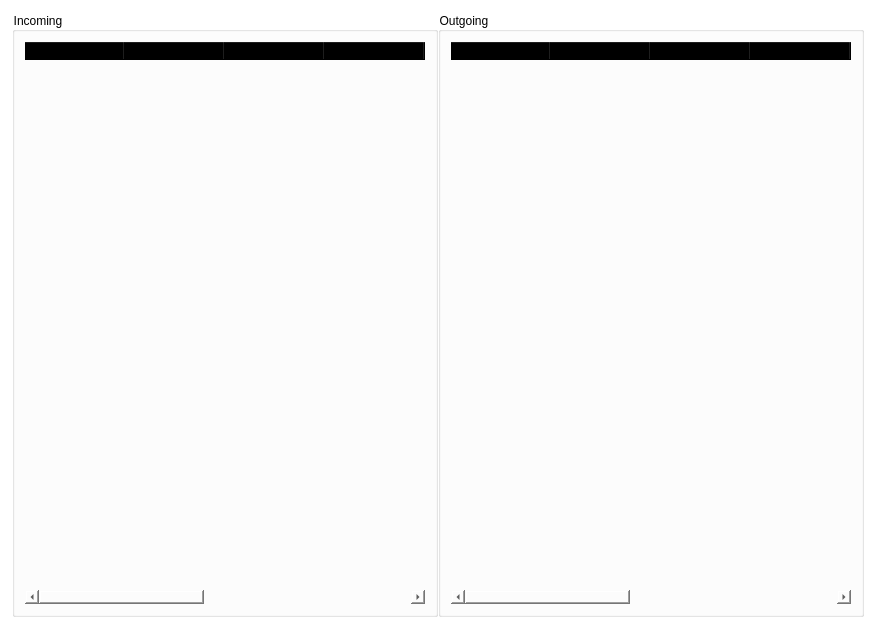
                     <widget class="QWidget" name="widget_retranslator">
                      <property name="styleSheet">
                       <string notr="true">background: transparent;</string>
                      </property>
                      <layout class="QHBoxLayout" name="horizontalLayout_8">
                       <item>
                        <widget class="QFrame" name="frame_main">
                         <property name="frameShape">
                          <enum>QFrame::StyledPanel</enum>
                         </property>
                         <property name="frameShadow">
                          <enum>QFrame::Raised</enum>
                         </property>
                         <layout class="QHBoxLayout" name="horizontalLayout_6">
                          <property name="spacing">
                           <number>0</number>
                          </property>
                          <property name="leftMargin">
                           <number>0</number>
                          </property>
                          <property name="topMargin">
                           <number>0</number>
                          </property>
                          <property name="rightMargin">
                           <number>0</number>
                          </property>
                          <property name="bottomMargin">
                           <number>0</number>
                          </property>
                          <item>
                           <widget class="QGroupBox" name="groupBox_right">
                            <property name="minimumSize">
                             <size>
                              <width>426</width>
                              <height>605</height>
                             </size>
                            </property>
                            <property name="title">
                             <string>Incoming</string>
                            </property>
                            <layout class="QHBoxLayout" name="horizontalLayout_7">
                             <item>
                              <widget class="QTableWidget" name="tableWidget_left">
                               <property name="font">
                                <font>
                                 <family>Segoe UI</family>
                                 <pointsize>10</pointsize>
                                 <italic>false</italic>
                                 <bold>false</bold>
                                </font>
                               </property>
                               <property name="contextMenuPolicy">
                                <enum>Qt::NoContextMenu</enum>
                               </property>
                               <property name="sizeAdjustPolicy">
                                <enum>QAbstractScrollArea::AdjustIgnored</enum>
                               </property>
                               <property name="editTriggers">
                                <set>QAbstractItemView::SelectedClicked</set>
                               </property>
                               <property name="tabKeyNavigation">
                                <bool>false</bool>
                               </property>
                               <property name="showDropIndicator" stdset="0">
                                <bool>false</bool>
                               </property>
                               <property name="dragDropOverwriteMode">
                                <bool>false</bool>
                               </property>
                               <property name="selectionMode">
                                <enum>QAbstractItemView::NoSelection</enum>
                               </property>
                               <property name="wordWrap">
                                <bool>false</bool>
                               </property>
                               <property name="cornerButtonEnabled">
                                <bool>false</bool>
                               </property>
                               <property name="columnCount">
                                <number>9</number>
                               </property>
                               <column>
                                <property name="text">
                                 <string>Time</string>
                                </property>
                               </column>
                               <column>
                                <property name="text">
                                 <string>Number</string>
                                </property>
                               </column>
                               <column>
                                <property name="text">
                                 <string>Line</string>
                                </property>
                               </column>
                               <column>
                                <property name="text">
                                 <string>Event type</string>
                                </property>
                               </column>
                               <column>
                                <property name="text">
                                 <string>Message</string>
                                </property>
                               </column>
                               <column>
                                <property name="text">
                                 <string>Group</string>
                                </property>
                               </column>
                               <column>
                                <property name="text">
                                 <string>Message</string>
                                </property>
                               </column>
                               <column>
                                <property name="text">
                                 <string>IP</string>
                                </property>
                               </column>
                               <column>
                                <property name="text">
                                 <string>Status</string>
                                </property>
                               </column>
                              </widget>
                             </item>
                            </layout>
                           </widget>
                          </item>
                          <item>
                           <widget class="QGroupBox" name="groupBox_left">
                            <property name="minimumSize">
                             <size>
                              <width>426</width>
                              <height>605</height>
                             </size>
                            </property>
                            <property name="title">
                             <string>Outgoing</string>
                            </property>
                            <layout class="QGridLayout" name="gridLayout_2">
                             <item row="0" column="0">
                              <widget class="QTableWidget" name="tableWidget_right_2">
                               <property name="font">
                                <font>
                                 <family>Segoe UI</family>
                                 <pointsize>10</pointsize>
                                 <italic>false</italic>
                                 <bold>false</bold>
                                </font>
                               </property>
                               <property name="contextMenuPolicy">
                                <enum>Qt::NoContextMenu</enum>
                               </property>
                               <property name="autoFillBackground">
                                <bool>true</bool>
                               </property>
                               <property name="sizeAdjustPolicy">
                                <enum>QAbstractScrollArea::AdjustIgnored</enum>
                               </property>
                               <property name="editTriggers">
                                <set>QAbstractItemView::SelectedClicked</set>
                               </property>
                               <property name="tabKeyNavigation">
                                <bool>false</bool>
                               </property>
                               <property name="showDropIndicator" stdset="0">
                                <bool>false</bool>
                               </property>
                               <property name="dragDropOverwriteMode">
                                <bool>false</bool>
                               </property>
                               <property name="selectionMode">
                                <enum>QAbstractItemView::NoSelection</enum>
                               </property>
                               <property name="selectionBehavior">
                                <enum>QAbstractItemView::SelectItems</enum>
                               </property>
                               <property name="wordWrap">
                                <bool>false</bool>
                               </property>
                               <property name="cornerButtonEnabled">
                                <bool>false</bool>
                               </property>
                               <property name="columnCount">
                                <number>9</number>
                               </property>
                               <column>
                                <property name="text">
                                 <string>Time</string>
                                </property>
                               </column>
                               <column>
                                <property name="text">
                                 <string>Number</string>
                                </property>
                               </column>
                               <column>
                                <property name="text">
                                 <string>Line</string>
                                </property>
                               </column>
                               <column>
                                <property name="text">
                                 <string>Event type</string>
                                </property>
                               </column>
                               <column>
                                <property name="text">
                                 <string>Message</string>
                                </property>
                               </column>
                               <column>
                                <property name="text">
                                 <string>Group</string>
                                </property>
                               </column>
                               <column>
                                <property name="text">
                                 <string>Zone</string>
                                </property>
                               </column>
                               <column>
                                <property name="text">
                                 <string>IP</string>
                                </property>
                               </column>
                               <column>
                                <property name="text">
                                 <string>Status</string>
                                </property>
                               </column>
                              </widget>
                             </item>
                            </layout>
                           </widget>
                          </item>
                         </layout>
                        </widget>
                       </item>
                      </layout>
                     </widget>
